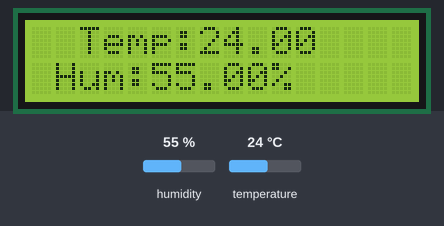
Simulated run of this sketch. Board: Arduino Uno, built with avr-gcc and run on an emulated ATmega328P. Parts: 16×2 character LCD. The inputs (shaded band) are chosen by the test bench; at power-on: humidity 55 %, temperature 24 °C. What the sketch prints to the serial monitor is not drawn.

Above: at 1.6 s.
1.7 s: humidity set to 22 %
At 3.8 s:
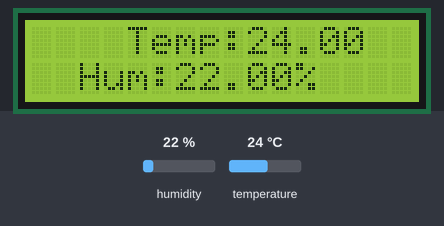
5.5 s: temperature set to 12 °C
At 8.8 s:
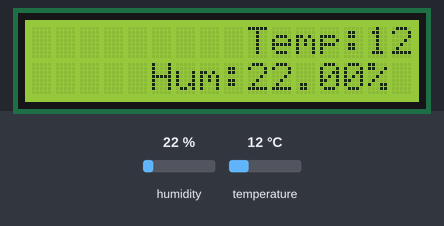
9.6 s: humidity set to 40 %
At 11.6 s:
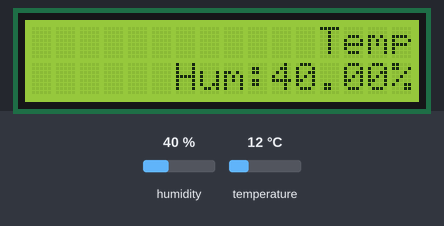
13.6 s: temperature set to 19 °C
At 17.0 s:
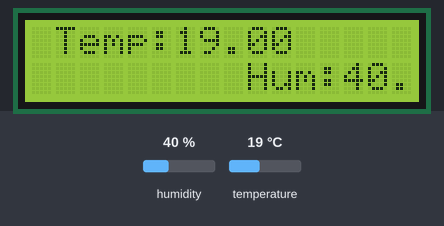
Timing chart, 0 to 18.5 s (numbered marks = the images above; inputs shaded):
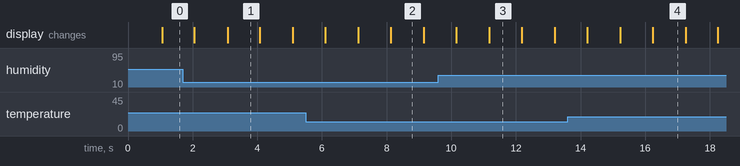

The sketch:

5W_DHT11SensingAndLcdPrint.ino
```cpp
#include <DHT.h>
#define DHTPIN 13
#define DHTTYPE DHT11
DHT dht(DHTPIN, DHTTYPE);


#include<Wire.h>
#include<LiquidCrystal_I2C.h>

LiquidCrystal_I2C lcd(0x27,16,2);

int a=0;
int b=0;
unsigned long timeVal=0; //이전 시간


void setup() {
  Serial.begin(9600);//시리얼 프린트 시작
   dht.begin();

   //lcd 구현부
  lcd.init(); //초기화
  lcd.backlight();
}

void loop() {


//delay없이 초세기-> a를 기준으로 b도 움직일 수 있음.
 if(millis()-timeVal>=1000){

   a++;

   float  t = dht.readTemperature(); //온도값을 대입
   float  h = dht.readHumidity();   //습도값을 대입
   Serial.print("Temperture: ");
   Serial.println(t);
   Serial.print(" C ");
   Serial.print("Humidity: ");
   Serial.print(h);
   Serial.println(" %");

   timeVal=millis();

   if(a%2==0){ //a를 기준으로 2초마다 b 1 증가
    b++;
   }

   if(a==16){
    a=0;
  }

  if(b==16){
    b=0;
  }

  lcdPrint(a,b,t,h); //매개변수로 각자 움직일 초, 온도, 습도를 받음.

  }


}

//메소드로 한번에 관리.
void lcdPrint(int a, int b, float t, float h){

  //온도
   lcd.setCursor(a,0);
  lcd.print(" ");
  lcd.setCursor(1+a,0);
  lcd.print("Temp: ");
  lcd.setCursor(6+a,0);
  lcd.print(t);

  //습도
     lcd.setCursor(b,1);
  lcd.print(" ");
  lcd.setCursor(1+b,1);
  lcd.print("Hum: ");
  lcd.setCursor(5+b,1);
  lcd.print(h);
  lcd.setCursor(10+b,1);
  lcd.print("%");


}
```

Measured:
- what the display in image 1 shows lasts 1.0 s, from 3.1 s to 4.1 s
